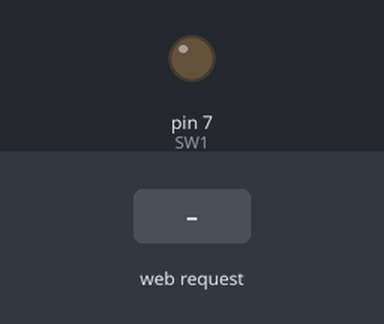
A sketch run on a simulated Arduino Uno, built for the host (arithmetic inside an expression is 32-bit, double 64-bit). On the bench: output pins drawn as LEDs (lit = HIGH). The test bench sets the inputs (shaded band).

Above: at 1.2 s.
1.3 s: HTTP request GET /?reboot=0 received
At 2.1 s:
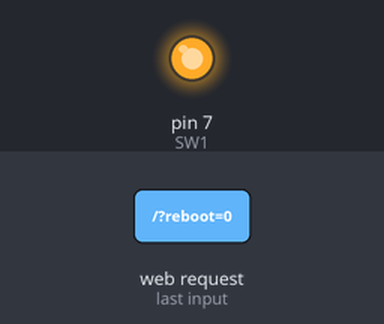
Timing chart, 0 to 5.8 s (numbered marks = the images above; inputs shaded):
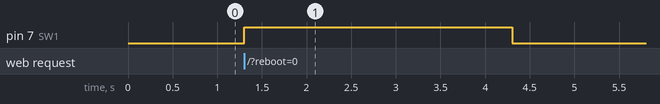

The sketch:

udpListener.ino.ino
```cpp
#include <SPI.h>
#include <Ethernet.h>

// MAC address
byte mac[] =  { 0xDE, 0xAD, 0xBE, 0xEF, 0xFA, 0xED };

// IP address
byte ip[] = {192,168,88,249};

EthernetServer server(80);
EthernetClient client;

// Name pins
int SW1 = 7;

void setup()
{

  // Initiate pins
  pinMode(SW1, OUTPUT);

  // Setting up pins
  digitalWrite(SW1, LOW);


  // Begining all
  Ethernet.begin(mac, ip);
  server.begin();

}

void loop () {

  client = server.available();

  if(client)
  {

    boolean currentLineIsBlank = true;
    String line = "";
    bool firstLine = true;

    while (client.connected()){

      if (client.available()) {
        char c = client.read();
        if (c == '\n' && currentLineIsBlank) {
          String html;
          for(int i=0; i<2; i++){
            if( SW_state(i) ){
              html = "OK";
            }
          }

          client.println(html);
          break;
        }

        if (c == '\n') {

          currentLineIsBlank = true;
          if( firstLine ) {
            firstLine = false;
            if( line.indexOf( "reboot=0" ) >= 0 ){
              digitalWrite(SW1, HIGH);
              delay(3000);
              digitalWrite(SW1, LOW);
            }
          }
        }else if (c != '\r') {
          currentLineIsBlank = false;
          if( firstLine ) {
            line = line + c;
          }
        }
      }
    }

    delay(10);

    client.stop();
  }
}

bool SW_state(byte num){
  bool val;
  switch(num){
    case 0: val = digitalRead(SW1); break;
  }
  return !val;
}

void SW(byte num, bool val){
  val = !val;
  switch(num){
    case 0: digitalWrite(SW1, val); break;
  }
}
```

Measured:
- after the input at 1.3 s, pin 7 (SW1): LOW → HIGH at once, → LOW 3.0 s later
